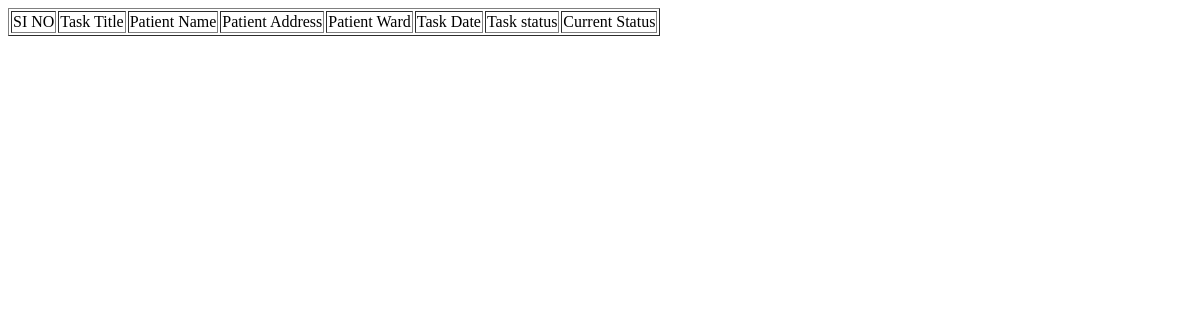
/Ashaworker/viewtasks/, run on an earlier commit of the app's database.
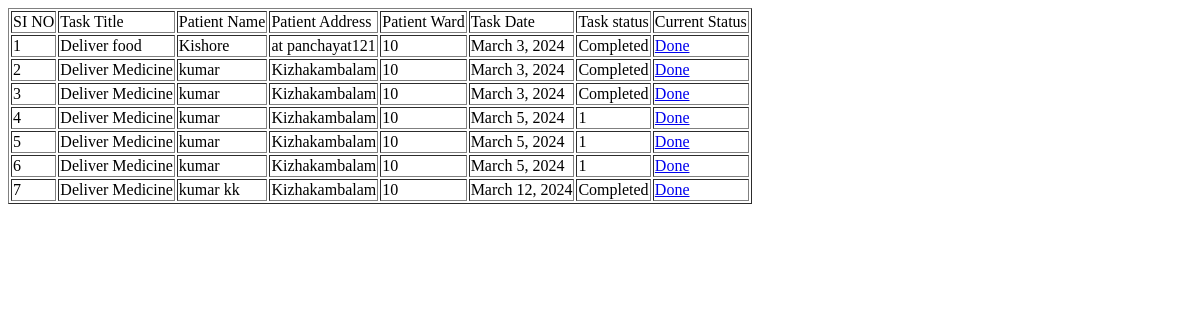
And on a later commit of the database.
### Kitchencenter/models.py (models this page shows)
class tbl_tasklist(models.Model):
    task_title=models.CharField( max_length=50)
    patient_name=models.CharField( max_length=50)
    patient_address=models.CharField( max_length=50)
    patient_ward=models.CharField( max_length=50)
    task_date=models.DateField(auto_now_add=True)
    task_status=models.CharField( max_length=50)

### AshaWorker/views.py (the view)
# urls.py: path('viewtasks/',views.viewtasks,name='viewtasks'),
def viewtasks(request):
    taskdata=tbl_tasklist.objects.all()
    return render(request,'AshaWorker/Viewtasks.html',{'tasks':taskdata})

### AshaWorker/Templates/AshaWorker/Viewtasks.html (shortened to what this page needs)
<!DOCTYPE html>
<html lang="en">
<head>
</head>
<body>
    <table border='1'>
        <tr>
            <td>SI NO</td>
            <td>Task Title</td>
            <td>Patient Name</td>
            <td>Patient Address</td>
            <td>Patient Ward</td>
            <td>Task Date</td>
            <td>Task status</td>
            <td>Current Status</td>
        </tr>
        {%for i in tasks%}
        <tr>
            <td>{{forloop.counter}}</td>
            <td>{{i.task_title}}</td>
            <td>{{i.patient_name}}</td>
            <td>{{i.patient_address}}</td>
            <td>{{i.patient_ward}}</td>
            <td>{{i.task_date}}</td>
            <td>{{i.task_status}}</td>
            <td><a href="{% url 'Ashaworker:taskcompleted' i.id %}">Done</a></td>
        </tr>
        {%endfor%}
    </table>
</body>
</html>

What changed in the data, as far as the page shows it:
added tbl_tasklist: task_title "Deliver food", patient_name "Kishore", patient_address "at panchayat121", patient_ward "10", task_date "March 3, 2024", task_status "Completed"
added tbl_tasklist: task_title "Deliver Medicine", patient_name "kumar", patient_address "Kizhakambalam", patient_ward "10", task_date "March 3, 2024", task_status "Completed"
added tbl_tasklist: task_title "Deliver Medicine", patient_name "kumar", patient_address "Kizhakambalam", patient_ward "10", task_date "March 3, 2024", task_status "Completed"
added tbl_tasklist: task_title "Deliver Medicine", patient_name "kumar", patient_address "Kizhakambalam", patient_ward "10", task_date "March 5, 2024", task_status "1"
added tbl_tasklist: task_title "Deliver Medicine", patient_name "kumar", patient_address "Kizhakambalam", patient_ward "10", task_date "March 5, 2024", task_status "1"
added tbl_tasklist: task_title "Deliver Medicine", patient_name "kumar", patient_address "Kizhakambalam", patient_ward "10", task_date "March 5, 2024", task_status "1"
added tbl_tasklist: task_title "Deliver Medicine", patient_name "kumar kk", patient_address "Kizhakambalam", patient_ward "10", task_date "March 12, 2024", task_status "Completed"
